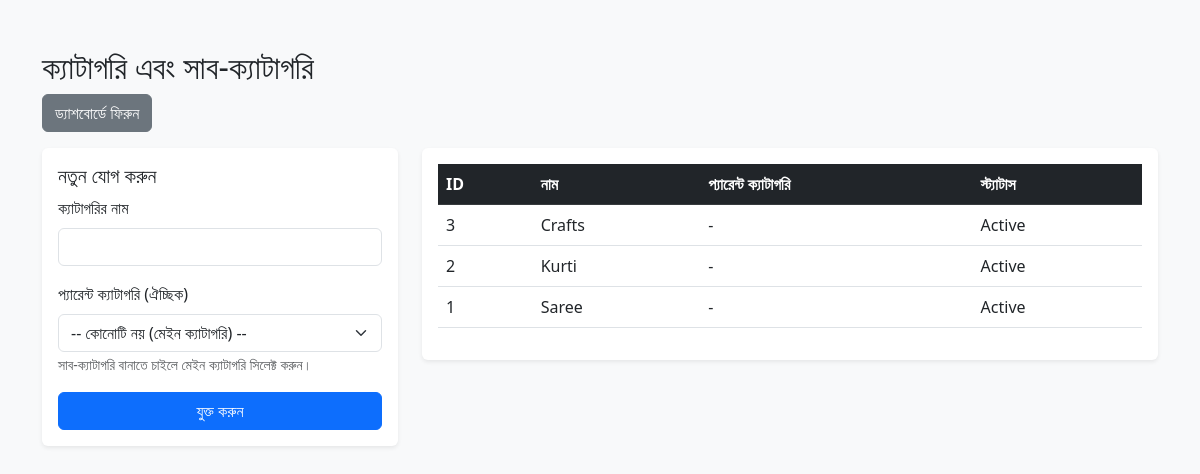
The page /admin/manage_catagories.php (signed in) on the database its author committed.
### tables this page shows
CREATE TABLE `categories` (
    `id` INT UNSIGNED AUTO_INCREMENT PRIMARY KEY,
    `parent_id` INT UNSIGNED NULL,
    `name` VARCHAR(100) NOT NULL,
    `name_bn` VARCHAR(150) NULL,
    `slug` VARCHAR(120) NOT NULL UNIQUE,
    `image` VARCHAR(255) NULL,
    `is_active` TINYINT(1) NOT NULL DEFAULT 1,
    `sort_order` INT NOT NULL DEFAULT 0,
    `created_at` TIMESTAMP DEFAULT CURRENT_TIMESTAMP,
    `updated_at` TIMESTAMP DEFAULT CURRENT_TIMESTAMP ON UPDATE CURRENT_TIMESTAMP,
    FOREIGN KEY (`parent_id`) REFERENCES `categories`(`id`) ON DELETE SET NULL,
    INDEX `idx_slug` (`slug`)
);

### admin/manage_catagories.php (the view, shortened to what this page needs)
<?php
require_once '../config/database.php';
$stmt = $pdo->query("SELECT c1.*, c2.name as parent_name FROM categories c1 LEFT JOIN categories c2 ON c1.parent_id = c2.id ORDER BY parent_id, name");
$categories = $stmt->fetchAll();
?>
<!DOCTYPE html>
<html lang="bn">
<head>
    <link href="https://cdn.jsdelivr.net/npm/bootstrap@5.3.0/dist/css/bootstrap.min.css" rel="stylesheet">
</head>
<body class="bg-light">
<div class="container my-5">
    <h2>ক্যাটাগরি এবং সাব-ক্যাটাগরি</h2>
    <a href="index.php" class="btn btn-secondary mb-3">ড্যাশবোর্ডে ফিরুন</a>
    <div class="row">
        <div class="col-md-4">
            <div class="card p-3 shadow-sm border-0">
                <form method="POST">
                    <h5>নতুন যোগ করুন</h5>
                    <div class="mb-3">
                        <label class="form-label">ক্যাটাগরির নাম</label>
                        <input type="text" name="name" class="form-control" required>
                    </div>
                    <div class="mb-3">
                        <label class="form-label">প্যারেন্ট ক্যাটাগরি (ঐচ্ছিক)</label>
                        <select name="parent_id" class="form-select">
                            <option value="">-- কোনোটি নয় (মেইন ক্যাটাগরি) --</option>
                        </select>
                        <small class="text-muted">সাব-ক্যাটাগরি বানাতে চাইলে মেইন ক্যাটাগরি সিলেক্ট করুন।</small>
                    </div>
                    <button type="submit" name="add_category" class="btn btn-primary w-100">যুক্ত করুন</button>
                </form>
            </div>
        </div>
        <div class="col-md-8">
            <div class="card p-3 shadow-sm border-0">
                <table class="table">
                    <thead class="table-dark">
                        <tr><th>ID</th><th>নাম</th><th>প্যারেন্ট ক্যাটাগরি</th><th>স্ট্যাটাস</th></tr>
                    </thead>
                    <tbody>
                        <?php foreach($categories as $c): ?>
                            <tr>
                                <td><?= $c['id'] ?></td>
                                <td><?= htmlspecialchars($c['name']) ?></td>
                                <td><?= $c['parent_name'] ? '<span class="badge bg-secondary">'.htmlspecialchars($c['parent_name']).'</span>' : '-' ?></td>
                                <td><?= $c['is_active'] ? 'Active' : 'Inactive' ?></td>
                            </tr>
                        <?php endforeach; ?>
                    </tbody>
                </table>
            </div>
        </div>
    </div>
</div>
</body>
</html>

### rows shown on the page
categories: id "3", name "Crafts", is_active "Active"
categories: id "2", name "Kurti", is_active "Active"
categories: id "1", name "Saree", is_active "Active"
